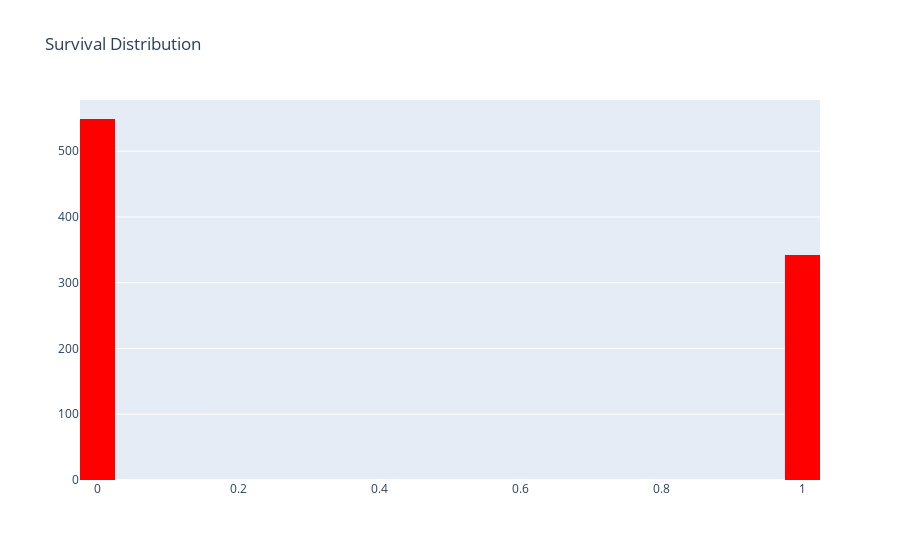

Source (notebook cell):
### Code cell
trace=go.Histogram(x=data['Survived'],nbinsx=40,marker={'color':'red'})
layout = go.Layout(title="Survival Distribution")
fig = go.Figure(data= trace,layout = layout)
iplot(fig)

### Figure 1 — Plotly figure (JSON) as saved in the notebook; plotly's stock layout.template omitted (floating-point values rounded to 4 significant figures; data arrays with more than 128 entries replaced by an {"elided": "..."} marker saying what was removed)
{"data": [{"marker": {"color": "red"}, "nbinsx": 40, "type": "histogram", "x": {"elided": "891 int values"}}], "layout": {"autosize": true, "title": {"text": "Survival Distribution"}, "xaxis": {"autorange": true, "range": [-0.025, 1.025], "type": "linear"}, "yaxis": {"autorange": true, "range": [0, 577.9]}}}
